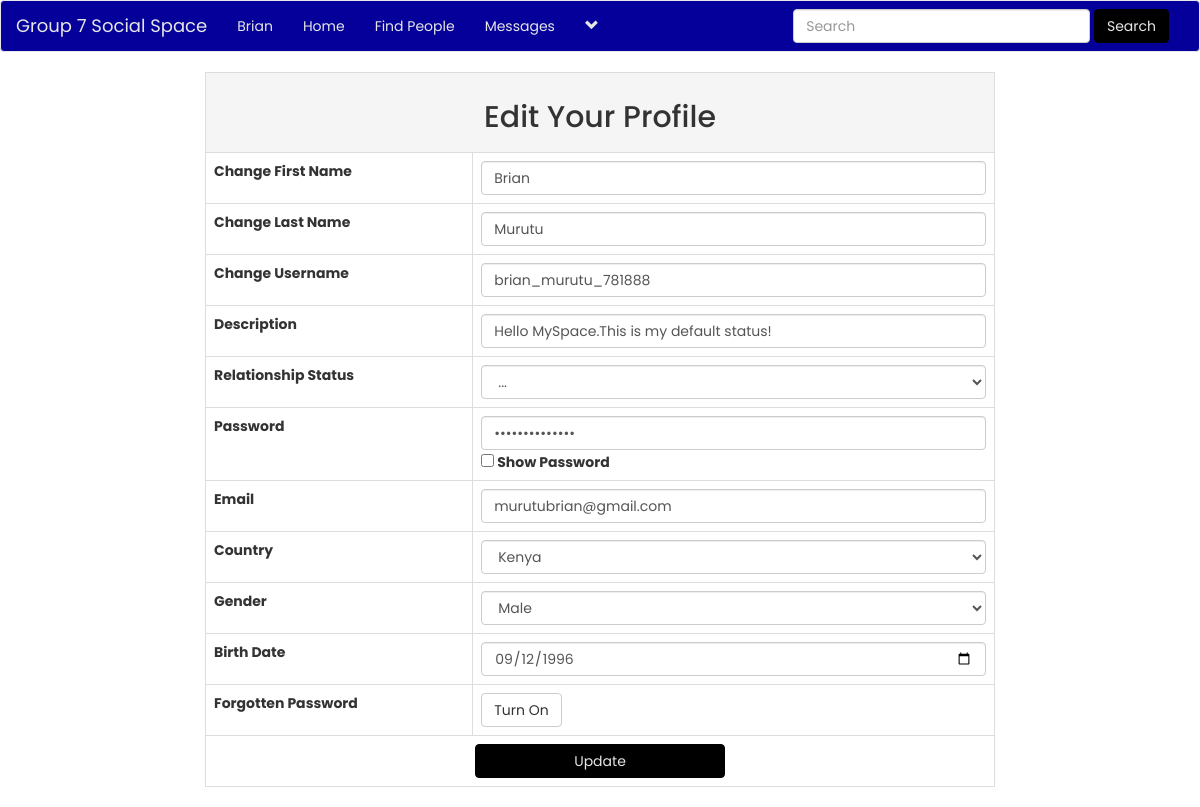
The app's page /edit_profile.php (signed in) with its own data.
### tables this page shows
CREATE TABLE `users` (
  `user_id` int(11) NOT NULL,
  `f_name` text NOT NULL,
  `l_name` text NOT NULL,
  `user_name` text NOT NULL,
  `describe_user` varchar(255) NOT NULL,
  `Relationship` text NOT NULL,
  `user_pass` varchar(255) NOT NULL,
  `user_email` varchar(255) NOT NULL,
  `user_country` text NOT NULL,
  `user_gender` text NOT NULL,
  `user_birthday` text NOT NULL,
  `user_image` varchar(255) NOT NULL,
  `user_cover` varchar(255) NOT NULL,
  `user_reg_date` timestamp NOT NULL DEFAULT current_timestamp(),
  `status` text NOT NULL,
  `posts` text NOT NULL,
  `recovery_account` varchar(255) NOT NULL
);

### edit_profile.php (the view, shortened to what this page needs)
<!DOCTYPE html>
<?php
include("includes/header.php");
?>
<html lang="en">
<head>
    <link rel="stylesheet" href="https://maxcdn.bootstrapcdn.com/bootstrap/3.3.7/css/bootstrap.min.css">
    <link rel="stylesheet" href="style/header.css">
    <link rel="stylesheet" href="style/home_style2.css">
</head>
<body>
    <div class="row">
        <div class="col-sm-2">
        </div>
        <div class="col-sm-8">
            <form action="" method="post" enctype="multipart/form-data">
                <table class="table table-bordered table-hover">
                    <tr align="center">
                        <td colspan="6" class="active"><h2>Edit Your Profile</h2></td>
                    </tr>
                    <tr>
                        <td style="font-weight:bold;">Change First Name</td>
                        <td><input class="form-control" type="text" name="f_name" required value="<?php echo $first_name; ?>"></td>
                    </tr>
                    <tr>
                        <td style="font-weight:bold;">Change Last Name</td>
                        <td><input class="form-control" type="text" name="l_name" required value="<?php echo $last_name; ?>"></td>
                    </tr>
                    <tr>
                        <td style="font-weight:bold;">Change Username</td>
                        <td><input class="form-control" type="text" name="u_name" required value="<?php echo $user_name; ?>"></td>
                    </tr>
                    <tr>
                        <td style="font-weight:bold;">Description</td>
                        <td><input class="form-control" type="text" name="describe_user" required value="<?php echo $describe_user; ?>"></td>
                    </tr>
                    <tr>
                        <td style="font-weight:bold;">Relationship Status</td>
                        <td>
                            <select class="form-control" name="Relationship">
                                <option><?php echo $Relationship_status; ?></option>
                            </select>
                        </td>
                    </tr>
                    <tr>
                        <td style="font-weight:bold;">Password</td>
                        <td>
                            <input class="form-control" type="password" name="u_pass" id="mypass" required value="<?php echo $user_pass; ?>">
                            <input type="checkbox" onclick="show_password()"><strong> Show Password</strong>
                        </td>
                    </tr>
                    <tr>
                        <td style="font-weight:bold;">Email</td>
                        <td><input class="form-control" type="email" name="u_email" required value="<?php echo $user_email; ?>"></td>
                    </tr>
                    <tr>
                        <td style="font-weight:bold;">Country</td>
                        <td>
                            <select class="form-control" name="u_country">
                                <option><?php echo $user_country; ?></option>
                            </select>
                        </td>
                    </tr>
                    <tr>
                        <td style="font-weight:bold;">Gender</td>
                        <td>
                            <select class="form-control" name="u_gender">
                                <option><?php echo $user_gender; ?></option>
                            </select>
                        </td>
                    </tr>
                    <tr>
                        <td style="font-weight:bold;">Birth Date</td>
                        <td><input class="form-control input-md" type="date" name="u_birthday" required value="<?php echo $user_birthday; ?>"></td>
                    </tr>
                    <tr>
                        <td style="font-weight:bold;">Forgotten Password</td>
                        <td>
                            <button type="button" class="btn btn-default" data-toggle="modal" data-target="#myModal">Turn On</button >
                        </td>
                    </tr>
                    <tr align="center">
                        <td colspan="6">
                            <input type="submit" class="btn btn-info" name="update" style="width:250px;" value="Update">
                        </td>
                    </tr>
                </table>
            </form>
        </div>
        <div class="col-sm-2">
        </div>
    </div>
</body>
</html>

### includes/header.php (shortened to what this page needs)
<?php
include("functions/functions.php");
?>
<nav class="navbar navbar-default">
	<div class="container-fluid">
		<div class="navbar-header">
			<a class="navbar-brand" href="home.php">Group 7 Social Space</a>
		</div>
		<div class="collapse navbar-collapse" id="bs-example-navbar-collapse-1">
	      <ul class="nav navbar-nav">
	      	<?php
			$user = $_SESSION['user_email'];
			$get_user = "select * from users where user_email='$user'";
			$run_user = mysqli_query($con,$get_user);
			$row=mysqli_fetch_array($run_user);
			$user_id = $row['user_id'];
			$user_name = $row['user_name'];
			$first_name = $row['f_name'];
			$last_name = $row['l_name'];
			$describe_user = $row['describe_user'];
			$Relationship_status = $row['Relationship'];
			$user_pass = $row['user_pass'];
			$user_email = $row['user_email'];
			$user_country = $row['user_country'];
			$user_gender = $row['user_gender'];
			$user_birthday = $row['user_birthday'];
			$user_posts = "select * from posts where user_id='$user_id'";
			$run_posts = mysqli_query($con,$user_posts);
			$posts = mysqli_num_rows($run_posts);
			?>
	        <li><a href='profile.php?<?php echo "u_id=$user_id" ?>'><?php echo "$first_name"; ?></a></li>
	       	<li><a href="home.php">Home</a></li>
			<li><a href="members.php">Find People</a></li>
			<li><a href="messages.php?u_id=new">Messages</a></li>
            <?php
                echo"
                <li class='dropdown'>
                    <a href='#' class='dropdown-toggle' data-toggle='dropdown' role='button' aria-haspopup='true' aria-expanded='false'><span><i class='glyphicon glyphicon-chevron-down'></i></span></a>
                    <ul class='dropdown-menu'>
                        <li>
                            <a href='my_post.php?u_id=$user_id'>My Posts <span class='badge badge-secondary'>$posts</span></a>
                        </li>
                        <li>
                            <a href='edit_profile.php?u_id=$user_id'>Edit Account</a>
                        </li>
                        <li role='separator' class='divider'></li>
                        <li>
                            <a href='logout.php'>Logout</a>
                        </li>
                    </ul>
                </li>
                ";
            ?>
			</ul>
            <ul class="nav navbar-nav navbar-right">
				<li class="dropdown">
					<form class="navbar-form navbar-left" method="get" action="results.php">
						<div class="form-group">
							<input type="text" class="form-control" name="user_query" placeholder="Search">
						</div>
						<button type="submit" class="btn btn-info" name="search">Search</button>
					</form>
				</li>
			</ul>
		</div>
	</div>
</nav>

### style/header.css (style rules this page uses)
.navbar-default { background-color: hsl(242, 100%, 30%); }
.navbar-default .navbar-brand:focus, .navbar-default .navbar-brand { color: hsl(0, 0%, 90%); background-color: transparent; }
.navbar-default .navbar-nav>li>a { color: hsl(0, 0%, 90%); }
.btn-info { color: hsl(0, 0%, 90%); background-color: hsl(0, 100%, 0%); border-color: hsl(0, 100%, 0%); }

### style/home_style2.css (style rules this page uses)
body { font-family: 'Poppins'; overflow-x: hidden; }

### records on screen
users: f_name "Brian", l_name "Murutu", u_name "brian_murutu_781888", describe_user "Hello MySpace.This is my default status!", Relationship "...", u_email "murutubrian@gmail.com", u_country "Kenya", u_gender "Male", u_birthday "09/12/1996"
